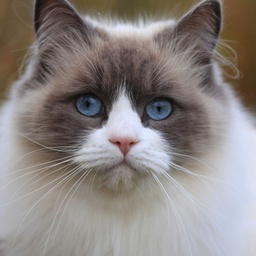
#> input picture cat.jpg, 256 x 256 px, shrunk from 1024 x 1024 before the run
$ python ColorQuantization.py
#> lines starting #> are read from the running program, lines starting #| are printed output that depends on the picture
# Michael Rizig
# Project 1: Digital Image Processing
# File 3: Color Quantization
# 6/8/2024

# imports
from skimage import io
import matplotlib.pyplot as plottool
import cv2
# this function takes in desired bit count and a given pixels grey value from file 2
# we are repurposing it for this file to change color levels
def filter(bits, x):
 # base case: if pixel is being converted into binary, simply check and return 1 or 0
    if bits==1:
        if x>127:
            return 255
        return 0
    val = 256 / 2**bits
    # by dividing current pixel by ratio of 256/levels and convering from float to integer, we are essentially taking the floor of that value
    # by multiplying it by the original value, we lose any deviation from a even multiple, giving us n=bits possible outputs, properly scaled
    # example: x=126; bits=4
    # val = 256/16 = 16
    # this means we only have 16 possible values for greyscale, those being : 0,16,32,48,64,80,96,112,128,144 etc
    # because of this fact, we are mimicing an n-bit greyscale by only displaying 2**n grey levels
    # 126 / 16 = 7.875; convering to int, 7.875 = 7
    # finally multiplying by 16 gives us 112.
    return val * int(x*(1/val))

#grab inital image same way as files 1 and 2
path = 'cat.jpg'
baseImage = io.imread(path)
#> baseImage is the input picture: shape (256, 256, 3); mean R, G, B 138.7, 131.8, 129.2

#show initial image
plottool.imshow(baseImage)
plottool.show()

#create output image
out = baseImage.copy()

#color shift if needed
#cv2.cvtColor(baseImage,cv2.COLOR_BGR2RGB)

#define a divisor vector to contain each level of colors we desire
divisor = [12,6,3]

#loop through colors
for k in range (0,3):
    #loop through image pixels
    for i in range(baseImage.shape[0]):
        for j in range(baseImage.shape[1]):
            #loop through each color channel
            for pixel in range(0,3):
                #update each channel to fit given number of colors for each (divisor/3 since we have 3 colors)
                out[i][j][pixel] = filter(divisor[k]/3,baseImage[i][j][pixel])
    #plot image
    plottool.imshow(out)
    #display image
    plottool.show()
    #save image with appropriate name
    cv2.imwrite(f'downcolor{divisor[k]}bits-{k}.jpg',out)
    # restore output image to original quality for next itteration
    out=baseImage.copy()
#> this loop made 3 passes
#> pass 2, `plottool.show()`:
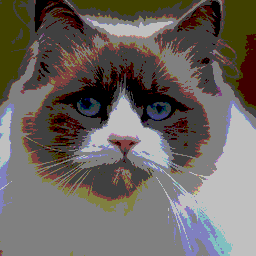
#> shown: shape (256, 256, 3); mean R, G, B 107.7, 101.8, 96.8
